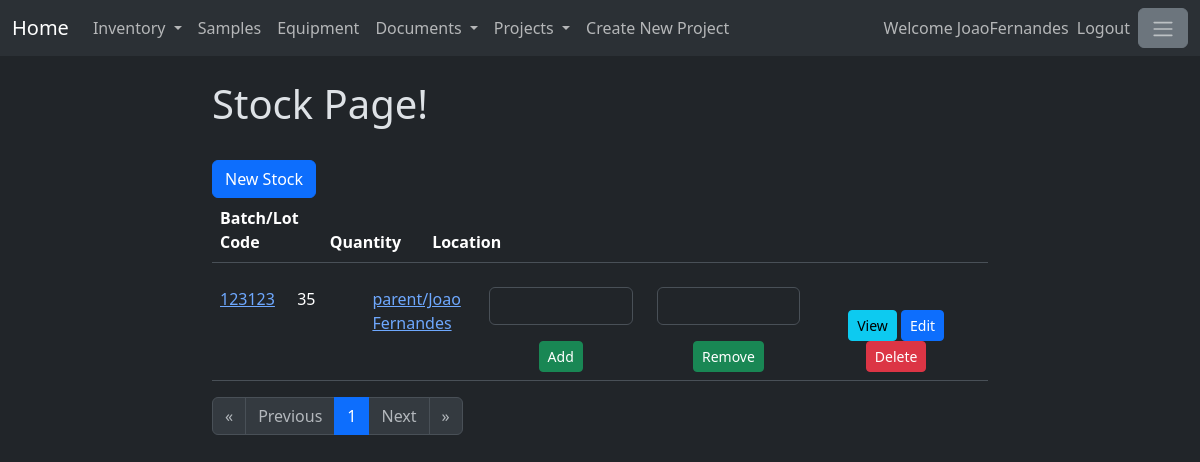
/stock/ (signed in), run on the app's committed database.
### stock/models.py (models this page shows, shortened)
class Stock(models.Model):
    batchCode = models.CharField(max_length=200, blank=True, null=True)
    quantity = models.IntegerField()
    hasBatchCode = models.BooleanField()
    locationId = models.ForeignKey(Locations, on_delete=models.SET_NULL, null=True)
    itemId = models.ForeignKey(SuppliersItems, on_delete=models.CASCADE, null=True)
    price = models.DecimalField(max_digits=10, decimal_places=2, null=True, blank=True)
    isEnabled=models.BooleanField(default=True)

### location/models.py (models this page shows)
class Locations(models.Model):
    name = models.CharField(max_length=200)
    description = models.TextField()
    parentLocation=models.ForeignKey('self', on_delete=models.SET_NULL, null=True, related_name='_parentLocation')
    isEnabled=models.BooleanField(default=True)
    def __str__(self) -> str:
        if self.parentLocation==None:
            return self.name
        return self.parentLocation.__str__() + '/' + self.name

### stock/views.py (the view)
# urls.py: path('', views.stockList, name = 'listStock'),
@login_required
def stockList(response):
    projects=Projects.objects.filter(isEnabled=True)
    projectform = CreateNewProject()
    stockListObjects = Stock.objects.filter(isEnabled=True)
    paginator = Paginator(stockListObjects,20)
    page_number = response.GET.get("page")
    page_obj = paginator.get_page(page_number)
    stockform = CreateNewItemStock(parentItem = 0)
    removeQuantityStockform = RemoveStockQuantity()
    addQuantityStockform = AddStockQuantity()
    return render(response, 'stockList.html', {'page_obj':page_obj,
                                                'stockform':stockform,
                                                'removeQuantityStockform':removeQuantityStockform,
                                                'addQuantityStockform':addQuantityStockform,
                                                'projects' : projects,
                                                    'projectform' : projectform})

### stock/forms.py
class CreateNewItemStock(forms.Form):
    def __init__(self, *args, **kwargs):
        parentItem = kwargs.pop('parentItem')
        super(CreateNewItemStock, self).__init__(*args, **kwargs)
        if parentItem == 0:
            self.fields['itemId'] = forms.ModelChoiceField(queryset=SuppliersItems.objects.filter(isEnabled=True),
                                        required=True,
                                        label='What\' the Item')
        else:
            self.fields['itemId'] = forms.ModelChoiceField(queryset=SuppliersItems.objects.filter(itemId_id = parentItem).filter(isEnabled=True),
                                        required=True,
                                        label='What\' the Item')
        self.fields['batchCode'] = forms.CharField(label = 'Batch/Lot Code', max_length=200, required=True)
        self.fields['quantity'] = forms.IntegerField(label='Quantity', required=True)
        self.fields['locationId'] =forms.ModelChoiceField(queryset=Locations.objects.filter(isEnabled=True),
                                      required=True,
                                      label='Stock Location')

class RemoveStockQuantity(forms.Form):
    def __init__(self, *args, **kwargs):
        super(RemoveStockQuantity, self).__init__(*args, **kwargs)
        self.fields['removequantity']= forms.IntegerField(label="",
                                                          required=True,
                                                          validators=[MinValueValidator(0)])

### supplier/models.py (called while the page is built)
    def __str__(self) -> str:
        try:
            return self.itemId.name + " from " + self.supplierId.name
        except:
            pass
        return self.supplierProductCode

### stock/templates/stockList.html (shortened to what this page needs)
{% extends 'baseStock.html' %}
{% load crispy_forms_tags %}
{% block content %}
<h1> Stock Page! </h1>
<br>
<button type="button" class="btn btn-primary" data-bs-toggle="modal" data-bs-target="#stockModal">
    New Stock
  </button>
<br>
<table class="table" style="width: 100%;">
    <thead>
      <tr>
        <th width="10%" scope="col">Batch/Lot Code</th>
        <th width="10%" scope="col">Quantity</th>
        <th width="10%" scope="col">Location</th>
        <th width="50%" scope="col"> </th>
      </tr>
    </thead>
</table>
<div style="width:100%; overflow:auto; max-height:500px;">
  <table class="table">
      <tbody>
        {% for stock in page_obj %}
            {% include 'stock_details.html'  %}
        {% endfor %}
      </tbody>
  </table>
</div>
<nav aria-label="Page navigation">
  <ul class="pagination">
      {%if page_obj.has_previous%}
          <li class="page-item">
              <a class="page-link" href="?page=1" aria-label="First">
              <span aria-hidden="true">&laquo;</span>
              </a>
          </li>
          <li class="page-item">
              <a class="page-link" href="?page={{page_obj.previous_page_number}}" aria-label="Previous">
              <span aria-hidden="true">Previous</span>
              </a>
          </li>
      {% else %}
          <li class="page-item">
              <span class="page-link disabled" aria-hidden="true">&laquo;</span>
          </li>
          <li class="page-item">
              <span class="page-link disabled" aria-hidden="true">Previous</span>
          </li>
      {% endif%}
      {% for page in page_obj.paginator.page_range %}
          {% if page == page_obj.number %}
              <li class="page-item active"><a class="page-link" href="?page={{page}}">{{page}}</a></li>
          {% else %}
              <li class="page-item"><a class="page-link" href="?page={{page}}">{{page}}</a></li>
          {% endif %}
      {% endfor %}
      {%if page_obj.has_next%}
          <li class="page-item">
              <a class="page-link" href="?page={{page_obj.next_page_number}}" aria-label="Next">
              <span aria-hidden="true">Next</span>
              </a>
          </li>
          <li class="page-item">
              <a class="page-link" href="?page={{page_obj.paginator.num_pages}}" aria-label="Last">
              <span aria-hidden="true">&raquo;</span>
              </a>
          </li>
      {% else %}
          <li class="page-item">
              <span class="page-link disabled" aria-hidden="true">Next</span>
          </li>
          <li class="page-item">
              <span class="page-link disabled" aria-hidden="true">&raquo;</span>
          </li>
      {% endif%}
  </ul>
</nav>
{% endblock %}

### mainpage/templates/base.html (shortened to what this page needs)
<!doctype html>
{% load static %}
{% load crispy_forms_tags %}
<html lang="en" data-bs-theme="dark">
    <head>
        <link href="https://cdn.jsdelivr.net/npm/bootstrap@5.3.1/dist/css/bootstrap.min.css"
        rel="stylesheet"
>
    </head>
    <body>
        <header>
            <nav class="navbar navbar-expand-lg bg-body-tertiary">
                <div class="container-fluid">
                    <a class="navbar-brand"  href="{% url 'homePage' %}">
                        Home
                      </a>
                    <div class="collapse navbar-collapse" id="navbarText">
                        <ul class="navbar-nav me-auto mb-2 mb-lg-0">
                            <li class="nav-item dropdown">
                                <a class="nav-link dropdown-toggle" href="#" role="button" data-bs-toggle="dropdown" aria-expanded="false">
                                        Inventory
                                </a>
                            </li>
                            <li class="nav-item">
                                <a class="nav-link" href="/sampletype">Samples</a>
                            </li>
                            <li class="nav-item">
                                <a class="nav-link" href="/equipment">Equipment</a>
                            </li>
                            <li class="nav-item dropdown">
                                <a class="nav-link dropdown-toggle" href="#" role="button" data-bs-toggle="dropdown" aria-expanded="false">
                                        Documents
                                </a>
                            </li>
                            <li class="nav-item dropdown">
                                <a class="nav-link dropdown-toggle" href="#" role="button" data-bs-toggle="dropdown" aria-expanded="false">
                                        Projects
                                </a>
                            </li>
                            <li><a data-bs-toggle="modal" data-bs-target="#projectModal" class="nav-link" type="button"
                                >Create New Project</a></li>
                        </ul>
                        <ul class="navbar-nav mb-2 mb-lg-0">
                            {% if user.is_authenticated %}
                                <span class="navbar-text">
                                    Welcome {{user.username}}
                                </span>
                                <li class="nav-item">
                                    <a class="nav-link" href="/logout">Logout</a>
                                </li>
                            {% endif %}
                            <li class="nav-item">
                                <button class="btn btn-secondary" type="button" data-bs-toggle="offcanvas"
                                data-bs-target="#offcanvasWithBothOptions" aria-controls="offcanvasWithBothOptions">
                                    <span class="navbar-toggler-icon"></span>
                                </button>
                            </li>
                        </ul>
                    </div>
                </div>
            </nav>
            <br>
        </header>
        <main>
            <div class="container-fluid">
                <div class="row">
                    <div class="col-2">
                    </div>
                    <div class="col-8">
                        {% if user.is_authenticated %}
                            {% block content %}
                            {% endblock %}
                        {% else %}
                            {% block login_and_registration %}
                            {% endblock %}
                        {% endif %}
                    </div>
                    <div class="col-2">
                    </div>
                </div>
            </div>
        </main>
    </body>
</html>

### stock/templates/stock_details.html (shortened to what this page needs)
{% load crispy_forms_tags %}
<tr hx-target="this" hx-swap="outerHTML">
    <td width="10%">
        <a href="{% url 'specificStock' stock.id %}">
            {{stock.batchCode}}
        </a>
    </td>
    <td width="10%">
        {{stock.quantity}}
    </td>
    <td width="10%">
        <a href="{% url 'specificLocation' stock.locationId.id %}">
            {{stock.locationId}}
        </a>
    </td>
    <td width="70%">
        <div class="container text-center">
            <div class="row align-items-end">
              <div class="col">
                <form method="post" hx-post="{% url 'editStockHTMX' stock.id%}">
                    {{ addQuantityStockform|crispy }}
                    <button  type="submit" class="btn btn-success btn-sm">
                        Add
                    </button>
                </form>
              </div>
              <div class="col">
                <form method="post" hx-post="{% url 'editStockHTMX' stock.id%}">
                    {{ removeQuantityStockform|crispy }}
                    <button  type="submit" class="btn btn-success btn-sm">
                        Remove
                    </button>
                </form>
              </div>
              <div class="col">
                <a class="btn btn-info btn-sm" href="{% url 'specificStock' stock.id %}">
                    View
                </a>
                <a class="btn btn-primary btn-sm" href="{% url 'editStock' stock.id %}">
                    Edit
                </a>
                <a class="btn btn-danger btn-sm" hx-post="{% url 'deleteStockHTMX' stock.id %}">
                    Delete
                </a>
              </div>
            </div>
        </div>
    </td>
</tr>

### data on the page
Stock: batchCode "123123", quantity "35", locationId "parent/Joao Fernandes"

### other printed values
{{ user.username }} "JoaoFernandes"
{{ page }} "1"
